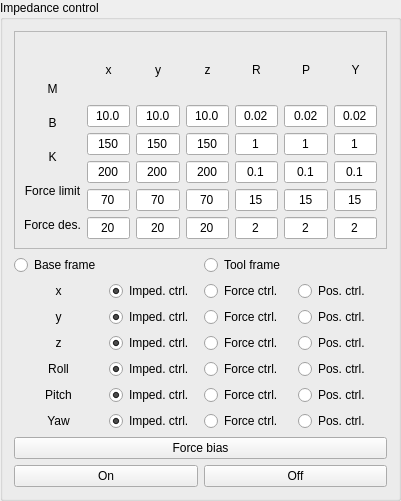
     <widget class="QGroupBox" name="groupBox_10">
      <property name="geometry">
       <rect>
        <x>10</x>
        <y>10</y>
        <width>401</width>
        <height>501</height>
       </rect>
      </property>
      <property name="title">
       <string>Impedance control</string>
      </property>
      <layout class="QVBoxLayout" name="verticalLayout_2">
       <item>
        <layout class="QVBoxLayout" name="verticalLayout_9">
         <item>
          <widget class="QFrame" name="frame">
           <property name="frameShape">
            <enum>QFrame::StyledPanel</enum>
           </property>
           <property name="frameShadow">
            <enum>QFrame::Raised</enum>
           </property>
           <layout class="QGridLayout" name="gridLayout_24">
            <item row="0" column="0">
             <layout class="QHBoxLayout" name="horizontalLayout_17">
              <item>
               <layout class="QVBoxLayout" name="verticalLayout_12">
                <item>
                 <widget class="QLabel" name="label_26">
                  <property name="text">
                   <string/>
                  </property>
                  <property name="alignment">
                   <set>Qt::AlignCenter</set>
                  </property>
                 </widget>
                </item>
                <item>
                 <widget class="QLabel" name="label_12">
                  <property name="text">
                   <string>M</string>
                  </property>
                  <property name="alignment">
                   <set>Qt::AlignCenter</set>
                  </property>
                 </widget>
                </item>
                <item>
                 <widget class="QLabel" name="label_13">
                  <property name="text">
                   <string>B</string>
                  </property>
                  <property name="alignment">
                   <set>Qt::AlignCenter</set>
                  </property>
                 </widget>
                </item>
                <item>
                 <widget class="QLabel" name="label_14">
                  <property name="text">
                   <string>K</string>
                  </property>
                  <property name="alignment">
                   <set>Qt::AlignCenter</set>
                  </property>
                 </widget>
                </item>
                <item>
                 <widget class="QLabel" name="label_15">
                  <property name="text">
                   <string>Force limit</string>
                  </property>
                  <property name="alignment">
                   <set>Qt::AlignCenter</set>
                  </property>
                 </widget>
                </item>
                <item>
                 <widget class="QLabel" name="label_51">
                  <property name="text">
                   <string>Force des.</string>
                  </property>
                  <property name="alignment">
                   <set>Qt::AlignCenter</set>
                  </property>
                 </widget>
                </item>
               </layout>
              </item>
              <item>
               <layout class="QVBoxLayout" name="verticalLayout_11">
                <item>
                 <layout class="QHBoxLayout" name="horizontalLayout_16">
                  <item>
                   <widget class="QLabel" name="label_17">
                    <property name="text">
                     <string>x</string>
                    </property>
                    <property name="alignment">
                     <set>Qt::AlignCenter</set>
                    </property>
                   </widget>
                  </item>
                  <item>
                   <widget class="QLabel" name="label_20">
                    <property name="text">
                     <string>y</string>
                    </property>
                    <property name="alignment">
                     <set>Qt::AlignCenter</set>
                    </property>
                   </widget>
                  </item>
                  <item>
                   <widget class="QLabel" name="label_21">
                    <property name="text">
                     <string>z</string>
                    </property>
                    <property name="alignment">
                     <set>Qt::AlignCenter</set>
                    </property>
                   </widget>
                  </item>
                  <item>
                   <widget class="QLabel" name="label_22">
                    <property name="text">
                     <string>R</string>
                    </property>
                    <property name="alignment">
                     <set>Qt::AlignCenter</set>
                    </property>
                   </widget>
                  </item>
                  <item>
                   <widget class="QLabel" name="label_23">
                    <property name="text">
                     <string>P</string>
                    </property>
                    <property name="alignment">
                     <set>Qt::AlignCenter</set>
                    </property>
                   </widget>
                  </item>
                  <item>
                   <widget class="QLabel" name="label_25">
                    <property name="text">
                     <string>Y</string>
                    </property>
                    <property name="alignment">
                     <set>Qt::AlignCenter</set>
                    </property>
                   </widget>
                  </item>
                 </layout>
                </item>
                <item>
                 <layout class="QGridLayout" name="gridLayout_5">
                  <item row="1" column="2">
                   <widget class="QLineEdit" name="lineEdit_impedance_b_3">
                    <property name="text">
                     <string>150</string>
                    </property>
                    <property name="alignment">
                     <set>Qt::AlignCenter</set>
                    </property>
                   </widget>
                  </item>
                  <item row="3" column="0">
                   <widget class="QLineEdit" name="lineEdit_impedance_force_limit_1">
                    <property name="text">
                     <string>70</string>
                    </property>
                    <property name="alignment">
                     <set>Qt::AlignCenter</set>
                    </property>
                   </widget>
                  </item>
                  <item row="1" column="0">
                   <widget class="QLineEdit" name="lineEdit_impedance_b_1">
                    <property name="text">
                     <string>150</string>
                    </property>
                    <property name="alignment">
                     <set>Qt::AlignCenter</set>
                    </property>
                   </widget>
                  </item>
                  <item row="0" column="0">
                   <widget class="QLineEdit" name="lineEdit_impedance_m_1">
                    <property name="text">
                     <string>10.0</string>
                    </property>
                    <property name="alignment">
                     <set>Qt::AlignCenter</set>
                    </property>
                   </widget>
                  </item>
                  <item row="1" column="5">
                   <widget class="QLineEdit" name="lineEdit_impedance_b_6">
                    <property name="text">
                     <string>1</string>
                    </property>
                    <property name="alignment">
                     <set>Qt::AlignCenter</set>
                    </property>
                   </widget>
                  </item>
                  <item row="1" column="4">
                   <widget class="QLineEdit" name="lineEdit_impedance_b_5">
                    <property name="text">
                     <string>1</string>
                    </property>
                    <property name="alignment">
                     <set>Qt::AlignCenter</set>
                    </property>
                   </widget>
                  </item>
                  <item row="0" column="5">
                   <widget class="QLineEdit" name="lineEdit_impedance_m_6">
                    <property name="text">
                     <string>0.02</string>
                    </property>
                    <property name="alignment">
                     <set>Qt::AlignCenter</set>
                    </property>
                   </widget>
                  </item>
                  <item row="2" column="1">
                   <widget class="QLineEdit" name="lineEdit_impedance_k_2">
                    <property name="text">
                     <string>200</string>
                    </property>
                    <property name="alignment">
                     <set>Qt::AlignCenter</set>
                    </property>
                   </widget>
                  </item>
                  <item row="3" column="5">
                   <widget class="QLineEdit" name="lineEdit_impedance_force_limit_6">
                    <property name="text">
                     <string>15</string>
                    </property>
                    <property name="alignment">
                     <set>Qt::AlignCenter</set>
                    </property>
                   </widget>
                  </item>
                  <item row="0" column="2">
                   <widget class="QLineEdit" name="lineEdit_impedance_m_3">
                    <property name="text">
                     <string>10.0</string>
                    </property>
                    <property name="alignment">
                     <set>Qt::AlignCenter</set>
                    </property>
                   </widget>
                  </item>
                  <item row="3" column="4">
                   <widget class="QLineEdit" name="lineEdit_impedance_force_limit_5">
                    <property name="text">
                     <string>15</string>
                    </property>
                    <property name="alignment">
                     <set>Qt::AlignCenter</set>
                    </property>
                   </widget>
                  </item>
                  <item row="3" column="2">
                   <widget class="QLineEdit" name="lineEdit_impedance_force_limit_3">
                    <property name="text">
                     <string>70</string>
                    </property>
                    <property name="alignment">
                     <set>Qt::AlignCenter</set>
                    </property>
                   </widget>
                  </item>
                  <item row="0" column="4">
                   <widget class="QLineEdit" name="lineEdit_impedance_m_5">
                    <property name="text">
                     <string>0.02</string>
                    </property>
                    <property name="alignment">
                     <set>Qt::AlignCenter</set>
                    </property>
                   </widget>
                  </item>
                  <item row="2" column="0">
                   <widget class="QLineEdit" name="lineEdit_impedance_k_1">
                    <property name="text">
                     <string>200</string>
                    </property>
                    <property name="alignment">
                     <set>Qt::AlignCenter</set>
                    </property>
                   </widget>
                  </item>
                  <item row="3" column="1">
                   <widget class="QLineEdit" name="lineEdit_impedance_force_limit_2">
                    <property name="text">
                     <string>70</string>
                    </property>
                    <property name="alignment">
                     <set>Qt::AlignCenter</set>
                    </property>
                   </widget>
                  </item>
                  <item row="2" column="4">
                   <widget class="QLineEdit" name="lineEdit_impedance_k_5">
                    <property name="text">
                     <string>0.1</string>
                    </property>
                    <property name="alignment">
                     <set>Qt::AlignCenter</set>
                    </property>
                   </widget>
                  </item>
                  <item row="2" column="2">
                   <widget class="QLineEdit" name="lineEdit_impedance_k_3">
                    <property name="text">
                     <string>200</string>
                    </property>
                    <property name="alignment">
                     <set>Qt::AlignCenter</set>
                    </property>
                   </widget>
                  </item>
                  <item row="0" column="1">
                   <widget class="QLineEdit" name="lineEdit_impedance_m_2">
                    <property name="text">
                     <string>10.0</string>
                    </property>
                    <property name="alignment">
                     <set>Qt::AlignCenter</set>
                    </property>
                   </widget>
                  </item>
                  <item row="2" column="3">
                   <widget class="QLineEdit" name="lineEdit_impedance_k_4">
                    <property name="text">
                     <string>0.1</string>
                    </property>
                    <property name="alignment">
                     <set>Qt::AlignCenter</set>
                    </property>
                   </widget>
                  </item>
                  <item row="2" column="5">
                   <widget class="QLineEdit" name="lineEdit_impedance_k_6">
                    <property name="text">
                     <string>0.1</string>
                    </property>
                    <property name="alignment">
                     <set>Qt::AlignCenter</set>
                    </property>
                   </widget>
                  </item>
                  <item row="1" column="3">
                   <widget class="QLineEdit" name="lineEdit_impedance_b_4">
                    <property name="text">
                     <string>1</string>
                    </property>
                    <property name="alignment">
                     <set>Qt::AlignCenter</set>
                    </property>
                   </widget>
                  </item>
                  <item row="0" column="3">
                   <widget class="QLineEdit" name="lineEdit_impedance_m_4">
                    <property name="text">
                     <string>0.02</string>
                    </property>
                    <property name="alignment">
                     <set>Qt::AlignCenter</set>
                    </property>
                   </widget>
                  </item>
                  <item row="1" column="1">
                   <widget class="QLineEdit" name="lineEdit_impedance_b_2">
                    <property name="text">
                     <string>150</string>
                    </property>
                    <property name="alignment">
                     <set>Qt::AlignCenter</set>
                    </property>
                   </widget>
                  </item>
                  <item row="3" column="3">
                   <widget class="QLineEdit" name="lineEdit_impedance_force_limit_4">
                    <property name="text">
                     <string>15</string>
                    </property>
                    <property name="alignment">
                     <set>Qt::AlignCenter</set>
                    </property>
                   </widget>
                  </item>
                  <item row="4" column="0">
                   <widget class="QLineEdit" name="lineEdit_impedance_force_des_1">
                    <property name="text">
                     <string>20</string>
                    </property>
                    <property name="alignment">
                     <set>Qt::AlignCenter</set>
                    </property>
                   </widget>
                  </item>
                  <item row="4" column="1">
                   <widget class="QLineEdit" name="lineEdit_impedance_force_des_2">
                    <property name="text">
                     <string>20</string>
                    </property>
                    <property name="alignment">
                     <set>Qt::AlignCenter</set>
                    </property>
                   </widget>
                  </item>
                  <item row="4" column="2">
                   <widget class="QLineEdit" name="lineEdit_impedance_force_des_3">
                    <property name="text">
                     <string>20</string>
                    </property>
                    <property name="alignment">
                     <set>Qt::AlignCenter</set>
                    </property>
                   </widget>
                  </item>
                  <item row="4" column="3">
                   <widget class="QLineEdit" name="lineEdit_impedance_force_des_4">
                    <property name="text">
                     <string>2</string>
                    </property>
                    <property name="alignment">
                     <set>Qt::AlignCenter</set>
                    </property>
                   </widget>
                  </item>
                  <item row="4" column="4">
                   <widget class="QLineEdit" name="lineEdit_impedance_force_des_5">
                    <property name="text">
                     <string>2</string>
                    </property>
                    <property name="alignment">
                     <set>Qt::AlignCenter</set>
                    </property>
                   </widget>
                  </item>
                  <item row="4" column="5">
                   <widget class="QLineEdit" name="lineEdit_impedance_force_des_6">
                    <property name="text">
                     <string>2</string>
                    </property>
                    <property name="alignment">
                     <set>Qt::AlignCenter</set>
                    </property>
                   </widget>
                  </item>
                 </layout>
                </item>
               </layout>
              </item>
             </layout>
            </item>
           </layout>
          </widget>
         </item>
         <item>
          <layout class="QHBoxLayout" name="horizontalLayout_23">
           <item>
            <widget class="QRadioButton" name="radioButton_impedance_base">
             <property name="text">
              <string>Base frame</string>
             </property>
             <property name="checked">
              <bool>true</bool>
             </property>
            </widget>
           </item>
           <item>
            <widget class="QRadioButton" name="radioButton_impedance_tool">
             <property name="text">
              <string>Tool frame</string>
             </property>
            </widget>
           </item>
          </layout>
         </item>
         <item>
          <layout class="QHBoxLayout" name="horizontalLayout_13">
           <item>
            <widget class="QLabel" name="label_56">
             <property name="text">
              <string>x</string>
             </property>
             <property name="alignment">
              <set>Qt::AlignCenter</set>
             </property>
            </widget>
           </item>
           <item>
            <widget class="QRadioButton" name="radioButton_imped_selection_1">
             <property name="text">
              <string>Imped. ctrl.</string>
             </property>
             <property name="checked">
              <bool>true</bool>
             </property>
             <property name="autoExclusive">
              <bool>true</bool>
             </property>
             <attribute name="buttonGroup">
              <string notr="true">buttonGroup</string>
             </attribute>
            </widget>
           </item>
           <item>
            <widget class="QRadioButton" name="radioButton_force_selection_1">
             <property name="text">
              <string>Force ctrl.</string>
             </property>
             <property name="checked">
              <bool>false</bool>
             </property>
             <attribute name="buttonGroup">
              <string notr="true">buttonGroup</string>
             </attribute>
            </widget>
           </item>
           <item>
            <widget class="QRadioButton" name="radioButton_pos_selection_1">
             <property name="text">
              <string>Pos. ctrl.</string>
             </property>
             <attribute name="buttonGroup">
              <string notr="true">buttonGroup</string>
             </attribute>
            </widget>
           </item>
          </layout>
         </item>
         <item>
          <layout class="QHBoxLayout" name="horizontalLayout_14">
           <item>
            <widget class="QLabel" name="label_57">
             <property name="text">
              <string>y</string>
             </property>
             <property name="alignment">
              <set>Qt::AlignCenter</set>
             </property>
            </widget>
           </item>
           <item>
            <widget class="QRadioButton" name="radioButton_imped_selection_2">
             <property name="text">
              <string>Imped. ctrl.</string>
             </property>
             <property name="checked">
              <bool>true</bool>
             </property>
             <attribute name="buttonGroup">
              <string notr="true">buttonGroup_2</string>
             </attribute>
            </widget>
           </item>
           <item>
            <widget class="QRadioButton" name="radioButton_force_selection_2">
             <property name="text">
              <string>Force ctrl.</string>
             </property>
             <property name="checked">
              <bool>false</bool>
             </property>
             <attribute name="buttonGroup">
              <string notr="true">buttonGroup_2</string>
             </attribute>
            </widget>
           </item>
           <item>
            <widget class="QRadioButton" name="radioButton_pos_selection_2">
             <property name="text">
              <string>Pos. ctrl.</string>
             </property>
             <attribute name="buttonGroup">
              <string notr="true">buttonGroup_2</string>
             </attribute>
            </widget>
           </item>
          </layout>
         </item>
         <item>
          <layout class="QHBoxLayout" name="horizontalLayout_15">
           <item>
            <widget class="QLabel" name="label_58">
             <property name="text">
              <string>z</string>
             </property>
             <property name="alignment">
              <set>Qt::AlignCenter</set>
             </property>
            </widget>
           </item>
           <item>
            <widget class="QRadioButton" name="radioButton_imped_selection_3">
             <property name="text">
              <string>Imped. ctrl.</string>
             </property>
             <property name="checked">
              <bool>true</bool>
             </property>
             <attribute name="buttonGroup">
              <string notr="true">buttonGroup_3</string>
             </attribute>
            </widget>
           </item>
           <item>
            <widget class="QRadioButton" name="radioButton_force_selection_3">
             <property name="text">
              <string>Force ctrl.</string>
             </property>
             <attribute name="buttonGroup">
              <string notr="true">buttonGroup_3</string>
             </attribute>
            </widget>
           </item>
           <item>
            <widget class="QRadioButton" name="radioButton_pos_selection_3">
             <property name="text">
              <string>Pos. ctrl.</string>
             </property>
             <attribute name="buttonGroup">
              <string notr="true">buttonGroup_3</string>
             </attribute>
            </widget>
           </item>
          </layout>
         </item>
         <item>
          <layout class="QHBoxLayout" name="horizontalLayout_18">
           <item>
            <widget class="QLabel" name="label_59">
             <property name="text">
              <string>Roll</string>
             </property>
             <property name="alignment">
              <set>Qt::AlignCenter</set>
             </property>
            </widget>
           </item>
           <item>
            <widget class="QRadioButton" name="radioButton_imped_selection_4">
             <property name="text">
              <string>Imped. ctrl.</string>
             </property>
             <property name="checked">
              <bool>true</bool>
             </property>
             <attribute name="buttonGroup">
              <string notr="true">buttonGroup_4</string>
             </attribute>
            </widget>
           </item>
           <item>
            <widget class="QRadioButton" name="radioButton_force_selection_4">
             <property name="text">
              <string>Force ctrl.</string>
             </property>
             <property name="checked">
              <bool>false</bool>
             </property>
             <attribute name="buttonGroup">
              <string notr="true">buttonGroup_4</string>
             </attribute>
            </widget>
           </item>
           <item>
            <widget class="QRadioButton" name="radioButton_pos_selection_4">
             <property name="text">
              <string>Pos. ctrl.</string>
             </property>
             <property name="checked">
              <bool>false</bool>
             </property>
             <attribute name="buttonGroup">
              <string notr="true">buttonGroup_4</string>
             </attribute>
            </widget>
           </item>
          </layout>
         </item>
         <item>
          <layout class="QHBoxLayout" name="horizontalLayout_19">
           <item>
            <widget class="QLabel" name="label_60">
             <property name="text">
              <string>Pitch</string>
             </property>
             <property name="alignment">
              <set>Qt::AlignCenter</set>
             </property>
            </widget>
           </item>
           <item>
            <widget class="QRadioButton" name="radioButton_imped_selection_5">
             <property name="text">
              <string>Imped. ctrl.</string>
             </property>
             <property name="checked">
              <bool>true</bool>
             </property>
             <attribute name="buttonGroup">
              <string notr="true">buttonGroup_5</string>
             </attribute>
            </widget>
           </item>
           <item>
            <widget class="QRadioButton" name="radioButton_force_selection_5">
             <property name="text">
              <string>Force ctrl.</string>
             </property>
             <attribute name="buttonGroup">
              <string notr="true">buttonGroup_5</string>
             </attribute>
            </widget>
           </item>
           <item>
            <widget class="QRadioButton" name="radioButton_pos_selection_5">
             <property name="text">
              <string>Pos. ctrl.</string>
             </property>
             <attribute name="buttonGroup">
              <string notr="true">buttonGroup_5</string>
             </attribute>
            </widget>
           </item>
          </layout>
         </item>
         <item>
          <layout class="QHBoxLayout" name="horizontalLayout_21">
           <item>
            <widget class="QLabel" name="label_61">
             <property name="text">
              <string>Yaw</string>
             </property>
             <property name="alignment">
              <set>Qt::AlignCenter</set>
             </property>
            </widget>
           </item>
           <item>
            <widget class="QRadioButton" name="radioButton_imped_selection_6">
             <property name="text">
              <string>Imped. ctrl.</string>
             </property>
             <property name="checked">
              <bool>true</bool>
             </property>
             <property name="autoRepeat">
              <bool>false</bool>
             </property>
             <property name="autoExclusive">
              <bool>true</bool>
             </property>
             <attribute name="buttonGroup">
              <string notr="true">buttonGroup_6</string>
             </attribute>
            </widget>
           </item>
           <item>
            <widget class="QRadioButton" name="radioButton_force_selection_6">
             <property name="text">
              <string>Force ctrl.</string>
             </property>
             <property name="checked">
              <bool>false</bool>
             </property>
             <property name="autoExclusive">
              <bool>true</bool>
             </property>
             <attribute name="buttonGroup">
              <string notr="true">buttonGroup_6</string>
             </attribute>
            </widget>
           </item>
           <item>
            <widget class="QRadioButton" name="radioButton_pos_selection_6">
             <property name="text">
              <string>Pos. ctrl.</string>
             </property>
             <property name="autoRepeat">
              <bool>false</bool>
             </property>
             <attribute name="buttonGroup">
              <string notr="true">buttonGroup_6</string>
             </attribute>
            </widget>
           </item>
          </layout>
         </item>
        </layout>
       </item>
       <item>
        <widget class="QPushButton" name="pushButton_force_bias">
         <property name="text">
          <string>Force bias</string>
         </property>
        </widget>
       </item>
       <item>
        <layout class="QHBoxLayout" name="horizontalLayout_2">
         <item>
          <widget class="QPushButton" name="pushButton_impedance_on">
           <property name="text">
            <string>On</string>
           </property>
          </widget>
         </item>
         <item>
          <widget class="QPushButton" name="pushButton_impedance_off">
           <property name="text">
            <string>Off</string>
           </property>
          </widget>
         </item>
        </layout>
       </item>
      </layout>
     </widget>
